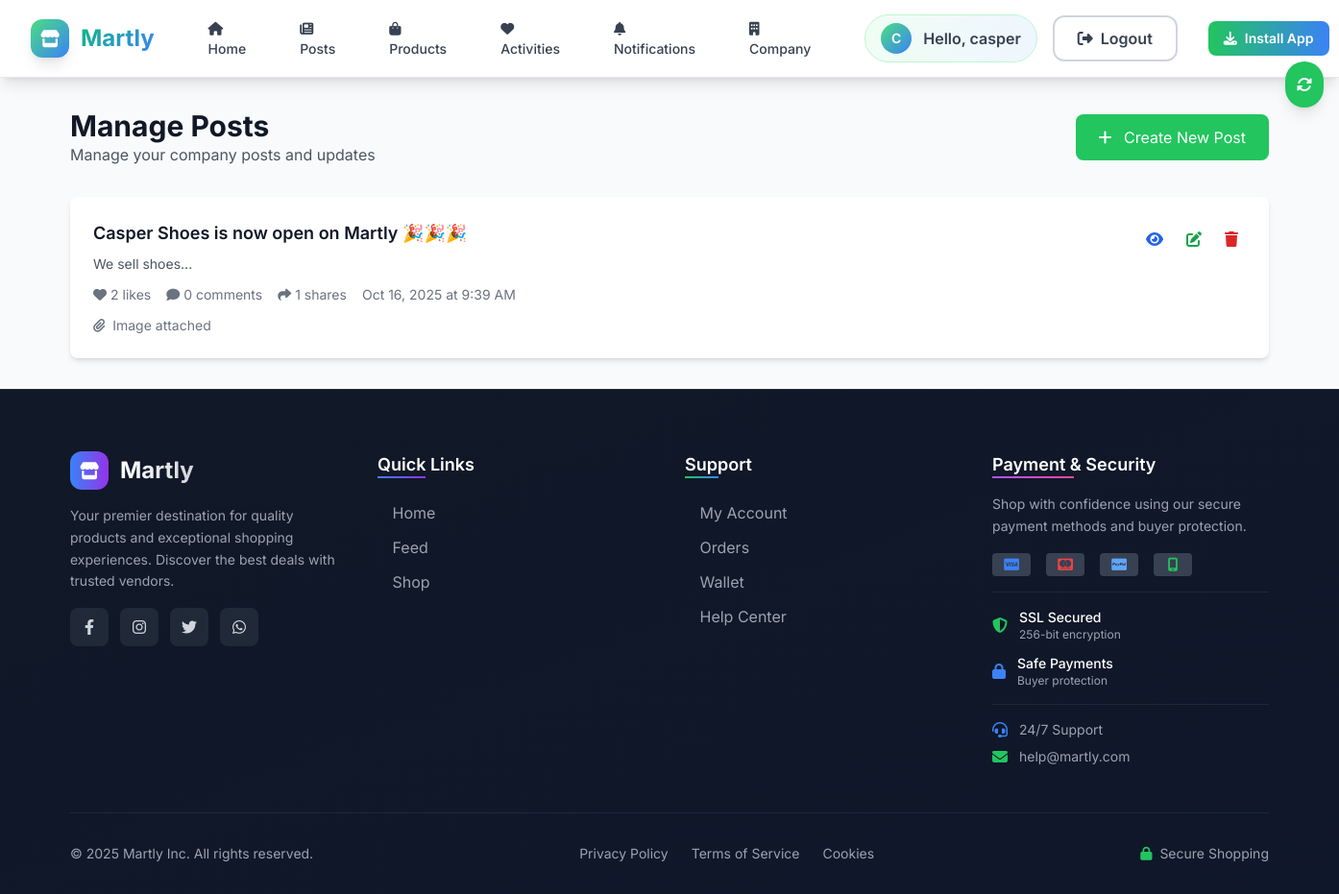
/company/posts.php (signed in), run on an earlier commit of the app's database.
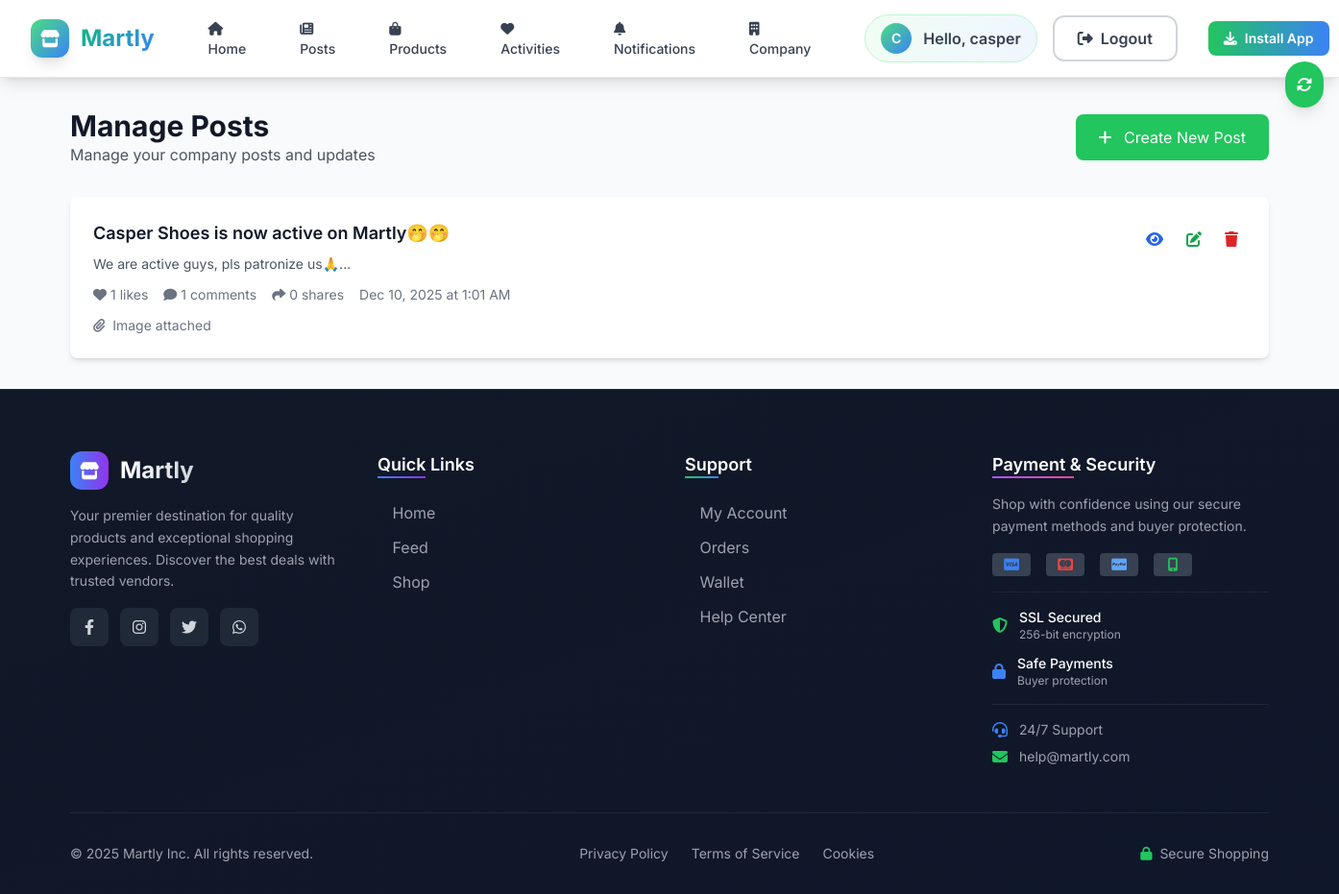
And on a later commit of the database.
### tables this page shows
CREATE TABLE `posts` (
  `id` int(11) NOT NULL,
  `company_id` int(11) NOT NULL,
  `title` varchar(255) NOT NULL,
  `content` text DEFAULT NULL,
  `media_url` varchar(255) DEFAULT NULL,
  `media_filename` varchar(255) DEFAULT NULL,
  `media_type` enum('image','video') DEFAULT 'image',
  `created_at` timestamp NOT NULL DEFAULT current_timestamp(),
  `updated_at` timestamp NOT NULL DEFAULT current_timestamp() ON UPDATE current_timestamp()
);

### company/posts.php (the view, shortened to what this page needs)
<?php
require_once '../includes/config.php';
$currentUser = getCurrentUser();
$stmt = $pdo->prepare("SELECT * FROM companies WHERE user_id = ?");
$stmt->execute([$currentUser['id']]);
$company = $stmt->fetch();
$stmt = $pdo->prepare("
    SELECT p.*,
           (SELECT COUNT(*) FROM post_likes WHERE post_id = p.id) as like_count,
           (SELECT COUNT(*) FROM post_comments WHERE post_id = p.id) as comment_count,
           (SELECT COUNT(*) FROM post_shares WHERE post_id = p.id) as share_count
    FROM posts p
    WHERE p.company_id = ?
    ORDER BY p.created_at DESC
");
$stmt->execute([$company['id']]);
$posts = $stmt->fetchAll();
?>
<?php require_once '../includes/header.php'; ?>
<div class="max-w-7xl mx-auto px-4 py-8">
    <div class="flex justify-between items-center mb-8">
        <div>
            <h1 class="text-3xl font-bold text-gray-900">Manage Posts</h1>
            <p class="text-gray-600">Manage your company posts and updates</p>
        </div>
        <a href="/online-plaza/posts/create.php" class="bg-green-500 text-white px-6 py-3 rounded-lg hover:bg-green-600 transition duration-300">
            <i class="fas fa-plus mr-2"></i>
            Create New Post
        </a>
    </div>
    <div class="bg-white rounded-lg shadow-md overflow-hidden">
        <?php if ($posts): ?>
            <div class="divide-y divide-gray-200">
                <?php foreach ($posts as $post): ?>
                    <div class="p-6 hover:bg-gray-50 transition duration-300">
                        <div class="flex justify-between items-start">
                            <div class="flex-1">
                                <h3 class="text-lg font-semibold text-gray-900 mb-2"><?php echo htmlspecialchars($post['title']); ?></h3>
                                <p class="text-gray-600 text-sm mb-3"><?php echo substr(htmlspecialchars($post['content']), 0, 200); ?>...</p>
                                <div class="flex items-center text-sm text-gray-500 space-x-4 mb-3">
                                    <span class="flex items-center">
                                        <i class="fas fa-heart mr-1"></i>
                                        <?php echo $post['like_count']; ?> likes
                                    </span>
                                    <span class="flex items-center">
                                        <i class="fas fa-comment mr-1"></i>
                                        <?php echo $post['comment_count']; ?> comments
                                    </span>
                                    <span class="flex items-center">
                                        <i class="fas fa-share mr-1"></i>
                                        <?php echo $post['share_count']; ?> shares
                                    </span>
                                    <span>
                                        <?php echo date('M j, Y \a\t g:i A', strtotime($post['created_at'])); ?>
                                    </span>
                                </div>
                                <?php if ($post['media_url']): ?>
                                    <div class="text-sm text-gray-500">
                                        <i class="fas fa-paperclip mr-1"></i>
                                        <?php echo ucfirst($post['media_type']); ?> attached
                                    </div>
                                <?php endif; ?>
                            </div>
                            <div class="flex space-x-2 ml-4">
                                <a href="/online-plaza/posts/view.php?id=<?php echo $post['id']; ?>" class="text-blue-600 hover:text-blue-800 p-2" title="View">
                                    <i class="fas fa-eye"></i>
                                </a>
                                <a href="/online-plaza/posts/edit.php?id=<?php echo $post['id']; ?>" class="text-green-600 hover:text-green-800 p-2" title="Edit">
                                    <i class="fas fa-edit"></i>
                                </a>
                                <form method="POST" class="inline" onsubmit="return confirm('Are you sure you want to delete this post? This action cannot be undone.');">
                                    <button type="submit" name="delete_post" class="text-red-600 hover:text-red-800 p-2" title="Delete">
                                        <i class="fas fa-trash"></i>
                                    </button>
                                </form>
                            </div>
                        </div>
                    </div>
                <?php endforeach; ?>
            </div>
        <?php endif; ?>
    </div>
</div>
<?php require_once '../includes/footer.php'; ?>

What changed in the data, as far as the page shows it:
removed posts: title "Casper Shoes is now open on Martly 🎉🎉🎉", content "We sell shoes", like_count "2", comment_count "0", share_count "1", created_at "Oct 16, 2025 at 9:39 AM", media_type "Image"
added posts: title "Casper Shoes is now active on Martly🤭🤭", content "We are active guys, pls patronize us🙏", like_count "1", comment_count "1", share_count "0", created_at "Dec 10, 2025 at 1:01 AM", media_type "Image"
